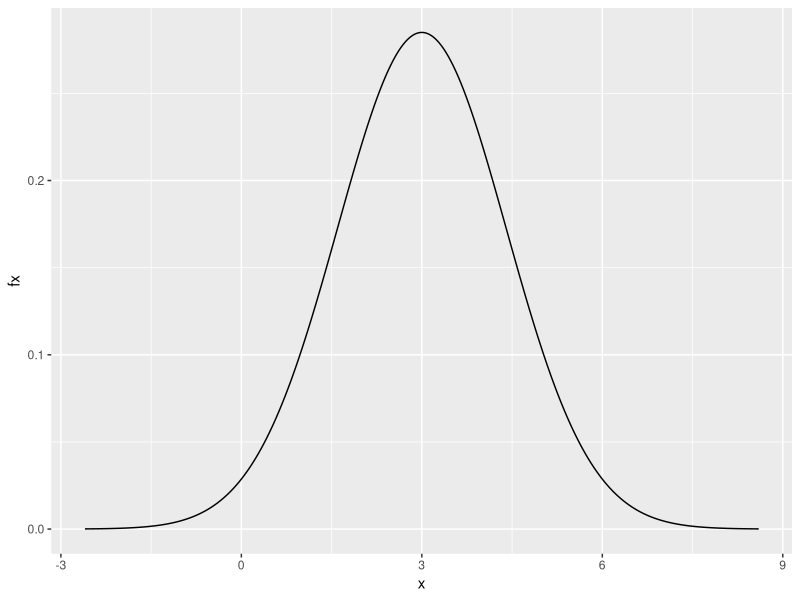

Write R code to recreate this figure.
## ---- chunk 1
library(ggplot2)
## ---- chunk 2
E <- 3
V <- 1.4 ^ 2

lb <- max(-Inf, E - 4 * sqrt(V)) #lb = lower_bounds
ub <- min(Inf, E + 4 * sqrt(V))

x <- seq(lb, ub, length.out = 501)
head(x)

fx <- dnorm(x, mean = E, sd = sqrt(V))

df <- data.frame(x=x, fx = fx)
ggplot(df, aes(x, fx)) + geom_line()
